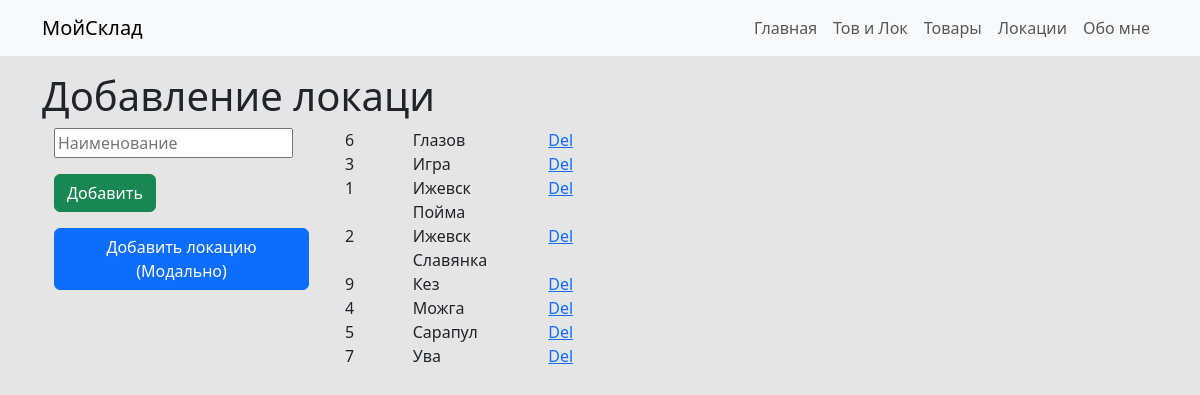
/addloc, run on an earlier commit of the app's database.
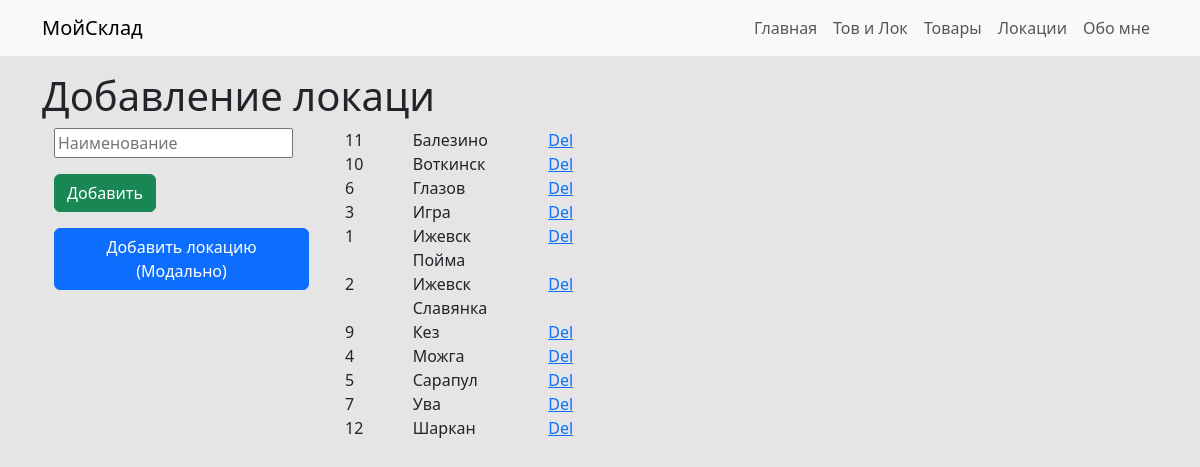
And on a later commit of the database.
### model.py (models this page shows)
class Base(DeclarativeBase):
    pass

class Locations(Base):
    __tablename__ = 'locations'
    id: Mapped[int] = mapped_column(primary_key=True, nullable=False, unique=True, autoincrement=True)
    name: Mapped[str]

### main.py (the view)
@app.route('/addloc', methods=['POST', 'GET'])
def addloc():
    if request.method == 'POST':
        name = request.form['name']
        location = Locations(name=name)
        db.session.add(location)
        db.session.commit()
    locs = db.session.execute(db.select(Locations).order_by(Locations.name)).scalars()
    return render_template('addloc.html', stuff=locs)

### templates/addloc.html (shortened to what this page needs)
{% extends 'base.html' %}
{% block content %}
<h1>Добавление локаци</h1>
<div class="container ">
    <div class="row">
        <div class="col-3">
            <form method="post">
                <div class="mb-3">
                    <input placeholder="Наименование" type="text" name="name">
                </div>
                <div class="mb-3">
                    <button class="btn btn-success" type="submit">Добавить</button>
                </div>
            </form>
            <div>
                <button class="btn btn-primary" data-bs-toggle="modal" data-bs-target="#locationModal">Добавить локацию (Модально)</a>
            </div>
        </div>
        <div class="col-9">
            <div id="loclist" class="container ">
                {% for thing in stuff %}
                    <div class="row">
                        <div class="col-1 text-start">
                            {{ thing.id }}
                        </div>
                        <div class="col-2 text-start">
                            {{ thing.name }}
                        </div>
                        <div class="col-1 text-start">
                            <a href="/dellocation/{{ thing.id }}">Del</a>
                        </div>
                    </div>
                {% endfor %}
            </div>
        </div>
    </div>
</div>
{% endblock %}

What changed in the data, as far as the page shows it:
added Locations: id "11", name "Балезино"
added Locations: id "10", name "Воткинск"
added Locations: id "12", name "Шаркан"
